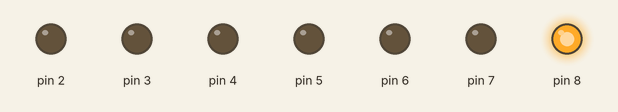
The sketch below on a simulated Arduino Uno, built with avr-gcc and run on an emulated ATmega328P. On the bench: output pins drawn as LEDs (lit = HIGH).

Above: at 0.01 s.
At 0.51 s:
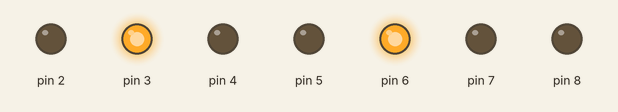
At 1.1 s:
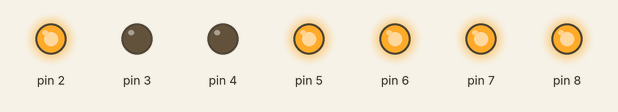
Timing chart, 0 to 2.6 s (numbered marks = the images above):
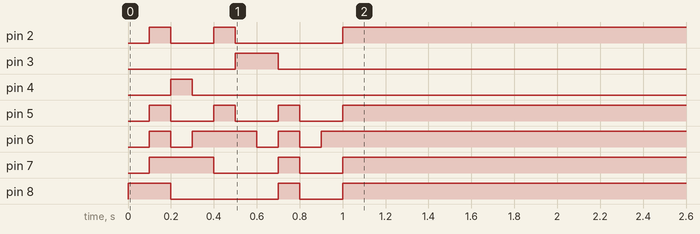

Measured:
- by itself, pin 2: HIGH → LOW at 0.20 s, → HIGH 0.20 s later, → LOW 0.10 s later, → HIGH 0.50 s later
- by itself, pin 5: alternates HIGH for 0.10 s and LOW for 0.20 s, 6 changes in all, then stays HIGH
- by itself, pin 7: HIGH → LOW at 0.40 s, → HIGH 0.30 s later, → LOW 0.10 s later, → HIGH 0.20 s later

The sketch:

main.ino
```cpp
boolean numbers[10][7] = {
   {1,1,1,1,1,1,0},  // 0
   {0,1,1,0,0,0,0},  // 1
   {1,1,0,1,1,0,1},  // 2
   {1,1,1,1,0,0,1},  // 3
   {0,1,1,0,0,1,1},  // 4
   {1,0,1,1,0,1,1},  // 5
   {1,0,1,1,1,1,1},  // 6
   {1,1,1,0,0,0,0},  // 7
   {1,1,1,1,1,1,1},  // 8
   {1,1,1,1,0,1,1}   // 9
};

const int buttons[] = { 23,25,27,29,31,33,35 };
bool isPress = false;
int counter = 1;

void setup() {
    for (int i=2;i<=8;i++) pinMode(i,OUTPUT);          // D2~D8を出力に
    for (int button : buttons) pinMode( button , INPUT_PULLUP );
    boot();
}

void loop() {
    if(counter == 8) counter = 1;
    start();
}

void start(){
    for (int button : buttons) {
        if (digitalRead(button) == 0 && isPress == false) isPress = true;
        if (isPress) NumberPrint(counter);
        else counter++;
    }
}

// LED表示関数
void NumberPrint(int j){
    for(int i = 0; i <= 6; i++) digitalWrite(i + 2, !numbers[j][i]);
}

void boot() {
    for(int i=0; i<=9; i++){
    NumberPrint(i);
    delay(100);
    }
NumberPrint(0);
}
```
